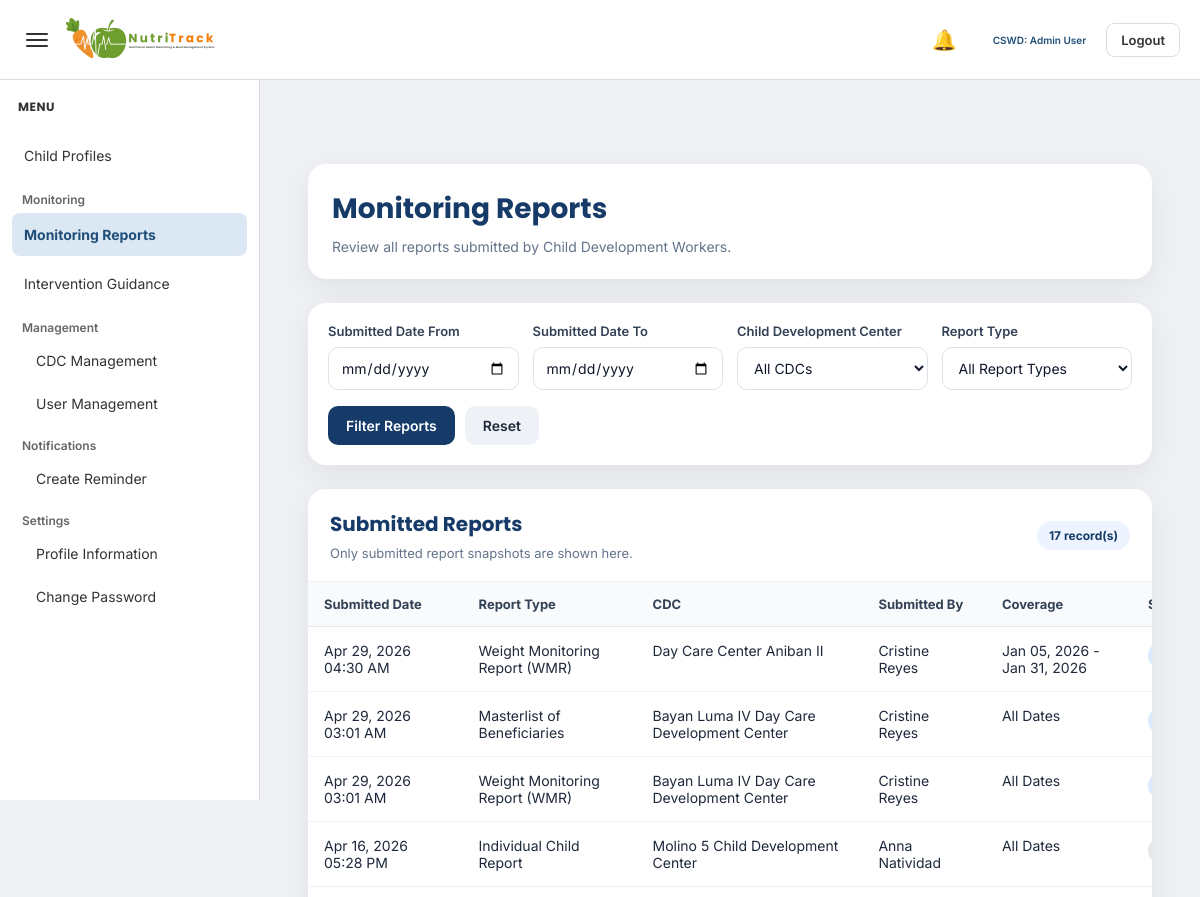
Page /admin/monitoring_reports.php (signed in, upper part) on the earlier database version.
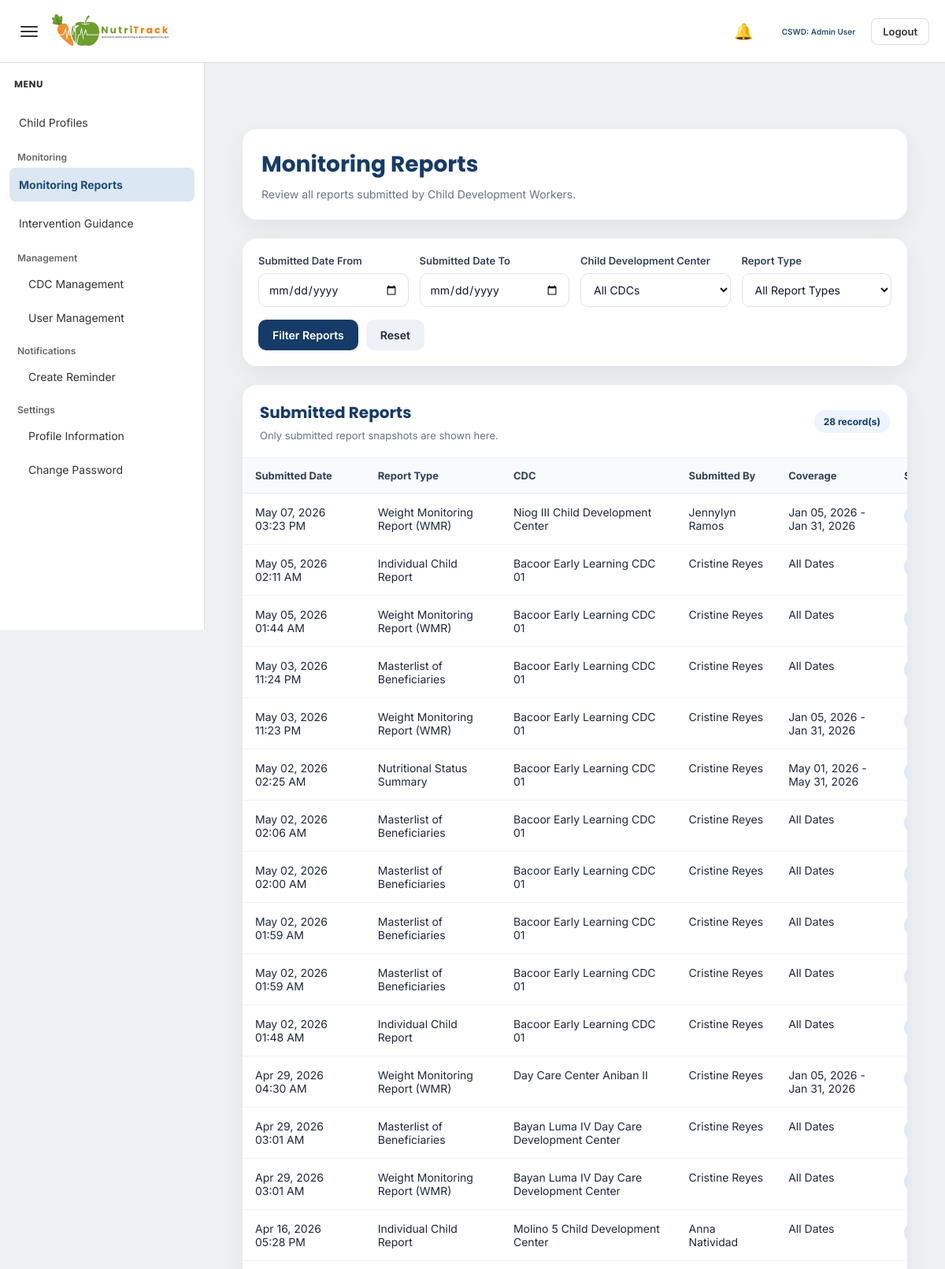
Same page on the later database version.
### tables this page shows
CREATE TABLE `submitted_reports` (
  `submitted_report_id` int(11) NOT NULL,
  `report_type` varchar(100) NOT NULL,
  `cdc_id` int(11) NOT NULL,
  `submitted_by` int(11) NOT NULL,
  `date_from` date DEFAULT NULL,
  `date_to` date DEFAULT NULL,
  `submitted_at` datetime NOT NULL DEFAULT current_timestamp(),
  `status` varchar(50) NOT NULL DEFAULT 'submitted',
  `report_payload` longtext NOT NULL
);

CREATE TABLE `cdc` (
  `cdc_id` int(11) NOT NULL,
  `cdc_name` varchar(100) DEFAULT NULL,
  `barangay` varchar(100) DEFAULT NULL,
  `address` text DEFAULT NULL,
  `status` varchar(20) DEFAULT 'Active',
  `created_at` timestamp NOT NULL DEFAULT current_timestamp()
);

### admin/monitoring_reports.php (the view, shortened to what this page needs)
<?php
include '../config/database.php';
function h($value)
{
    return htmlspecialchars((string)$value, ENT_QUOTES, 'UTF-8');
}
$date_from = isset($_GET['date_from']) ? trim($_GET['date_from']) : '';
$date_to = isset($_GET['date_to']) ? trim($_GET['date_to']) : '';
$report_type_options = [
    'masterlist' => 'Masterlist of Beneficiaries',
    'individual_child' => 'Individual Child Report',
    'feeding_attendance' => 'Feeding Attendance Report',
    'wmr' => 'Weight Monitoring Report (WMR)',
    'nutritional_status_summary' => 'Nutritional Status Summary',
    'terminal_report' => 'Terminal Report'
];
$sql = "
    SELECT
        sr.submitted_report_id,
        sr.report_type,
        sr.cdc_id,
        sr.submitted_by,
        sr.date_from,
        sr.date_to,
        sr.submitted_at,
        sr.status,
        c.cdc_name,
        c.barangay,
        CONCAT(
            COALESCE(u.first_name, ''),
            CASE
                WHEN u.first_name IS NOT NULL AND u.first_name != '' AND u.last_name IS NOT NULL AND u.last_name != '' THEN ' '
                ELSE ''
            END,
            COALESCE(u.last_name, '')
        ) AS submitted_by_name
    FROM submitted_reports sr
    INNER JOIN cdc c ON sr.cdc_id = c.cdc_id
    INNER JOIN users u ON sr.submitted_by = u.user_id
    WHERE 1=1
";
$sql .= " ORDER BY sr.submitted_at DESC, sr.submitted_report_id DESC ";
$stmt = mysqli_prepare($conn, $sql);
$report_rows = [];
$error_message = '';
if ($stmt) {
    mysqli_stmt_execute($stmt);
    $result = mysqli_stmt_get_result($stmt);
    if ($result) {
        while ($row = mysqli_fetch_assoc($result)) {
            $report_rows[] = $row;
        }
    } else {
        $error_message = 'Failed to load submitted reports.';
    }
} else {
    $error_message = 'Failed to prepare submitted reports query.';
}
?>
<!DOCTYPE html>
<html lang="en">
<head>
    <link rel="stylesheet" href="../assets/admin/admin-style.css">
</head>
<body>
<?php include '../includes/admin_topbar.php'; ?>
<?php include '../includes/admin_sidebar.php'; ?>
<div class="main-content" id="mainContent">
    <div class="reports-wrapper">
        <div class="reports-header-card">
            <div class="reports-header">
                <h1>Monitoring Reports</h1>
                <p>Review all reports submitted by Child Development Workers.</p>
            </div>
        </div>
        <div class="filter-card">
            <form method="GET" action="">
                <div class="filter-grid">
                    <div class="form-group">
                        <label for="date_from">Submitted Date From</label>
                        <input type="date" id="date_from" name="date_from" class="form-control" value="<?php echo h($date_from); ?>">
                    </div>
                    <div class="form-group">
                        <label for="date_to">Submitted Date To</label>
                        <input type="date" id="date_to" name="date_to" class="form-control" value="<?php echo h($date_to); ?>">
                    </div>
                    <div class="form-group">
                        <label for="cdc_id">Child Development Center</label>
                        <select id="cdc_id" name="cdc_id" class="form-control">
                            <option value="">All CDCs</option>
                        </select>
                    </div>
                    <div class="form-group">
                        <label for="report_type">Report Type</label>
                        <select id="report_type" name="report_type" class="form-control">
                            <option value="">All Report Types</option>
                        </select>
                    </div>
                </div>
                <div class="filter-actions">
                    <button type="submit" class="filter-btn primary">Filter Reports</button>
                    <a href="monitoring_reports.php" class="filter-btn secondary">Reset</a>
                </div>
            </form>
        </div>
        <div class="table-card">
            <div class="table-header">
                <div>
                    <h2>Submitted Reports</h2>
                    <p>Only submitted report snapshots are shown here.</p>
                </div>
                <div>
                    <span class="record-count"><?php echo count($report_rows); ?> record(s)</span>
                </div>
            </div>
            <?php if (empty($report_rows) && $error_message === ''): ?>
                <div class="empty-state">
                    <h3>No submitted reports found</h3>
                    <p>There are no matching submitted reports for the selected filters.</p>
                </div>
            <?php else: ?>
                <div class="table-wrap">
                    <table class="reports-table">
                        <thead>
                            <tr>
                                <th>Submitted Date</th>
                                <th>Report Type</th>
                                <th>CDC</th>
                                <th>Submitted By</th>
                                <th>Coverage</th>
                                <th>Status</th>
                            </tr>
                        </thead>
                        <tbody>
                            <?php foreach ($report_rows as $row): ?>
                                <?php
                                    $status = strtolower(trim((string)$row['status']));
                                    $status_class = 'status-default';
                                    if ($status === 'submitted') {
                                        $status_class = 'status-submitted';
                                    } elseif ($status === 'reviewed') {
                                        $status_class = 'status-reviewed';
                                    } elseif ($status === 'approved') {
                                        $status_class = 'status-approved';
                                    } elseif ($status === 'returned') {
                                        $status_class = 'status-returned';
                                    }
                                    $coverage_text = 'All Dates';
                                    if (!empty($row['date_from']) && !empty($row['date_to'])) {
                                        $coverage_text = date('M d, Y', strtotime($row['date_from'])) . ' - ' . date('M d, Y', strtotime($row['date_to']));
                                    } elseif (!empty($row['date_from'])) {
                                        $coverage_text = 'From ' . date('M d, Y', strtotime($row['date_from']));
                                    } elseif (!empty($row['date_to'])) {
                                        $coverage_text = 'Up to ' . date('M d, Y', strtotime($row['date_to']));
                                    }
                                    $display_report_type = isset($report_type_options[$row['report_type']])
                                        ? $report_type_options[$row['report_type']]
                                        : ucwords(str_replace('_', ' ', $row['report_type']));
                                ?>
                                <tr>
                                    <td><?php echo h(date('M d, Y h:i A', strtotime($row['submitted_at']))); ?></td>
                                    <td><?php echo h($display_report_type); ?></td>
                                    <td><?php echo h($row['cdc_name']); ?></td>
                                    <td><?php echo h($row['submitted_by_name']); ?></td>
                                    <td><?php echo h($coverage_text); ?></td>
                                    <td>
                                        <span class="status-badge <?php echo h($status_class); ?>">
                                        </span>
                                    </td>
                                </tr>
                            <?php endforeach; ?>
                        </tbody>
                    </table>
                </div>
            <?php endif; ?>
        </div>
    </div>
</div>
</body>
</html>

### includes/admin_topbar.php (shortened to what this page needs)
<?php
$admin_full_name = 'Admin User';
if (isset($_SESSION['first_name']) || isset($_SESSION['last_name'])) {
    $first_name = isset($_SESSION['first_name']) ? trim($_SESSION['first_name']) : '';
    $last_name  = isset($_SESSION['last_name']) ? trim($_SESSION['last_name']) : '';
    $full_name  = trim($first_name . ' ' . $last_name);
    if (!empty($full_name)) {
        $admin_full_name = $full_name;
    }
}
?>
<div class="topbar">
    <div class="topbar-left">
        <button class="menu-toggle" id="menuToggle" type="button" aria-label="Toggle Menu">
            <span></span>
            <span></span>
            <span></span>
        </button>
        <a href="dashboard.php" class="topbar-logo-link">
            <img src="../NUTRITRACK-LOGO.png" alt="NutriTrack Logo" class="topbar-logo">
        </a>
    </div>
    <div class="topbar-right">
        <div class="topbar-notification" id="adminNotificationWrapper">
            <button class="notif-btn" id="adminNotifToggle" type="button" aria-label="View Notifications">
                <span class="notif-bell">&#128276;</span>
            </button>
        </div>
        <span class="user-text">CSWD: <?php echo htmlspecialchars($admin_full_name); ?></span>
        <a href="../logout.php" class="logout-btn">Logout</a>
    </div>
</div>

### includes/admin_sidebar.php (shortened to what this page needs)
<?php $current_page = basename($_SERVER['PHP_SELF']); ?>
<div class="sidebar" id="sidebar">
    <div class="sidebar-header">
        <h2>MENU</h2>
    </div>
    <div class="sidebar-section">
        <a href="child_records.php"
           class="sidebar-link <?php echo in_array($current_page, ['child_records.php','view_child.php','edit_child.php','add_child.php']) ? 'active' : ''; ?>">
           Child Profiles
        </a>
        <div class="sidebar-title">Monitoring</div>
        <a href="monitoring_reports.php"
           class="sidebar-link <?php echo in_array($current_page, ['monitoring_reports.php','wmr_report.php','individual_child_report.php','feeding_attendance_report.php','nutritional_status_summary.php','terminal_report.php']) ? 'active' : ''; ?>">
           Monitoring Reports
        </a>
        <a href="intervention_guidance.php"
           class="sidebar-link <?php echo in_array($current_page, ['intervention_guidance.php']) ? 'active' : ''; ?>">
           Intervention Guidance
        </a>
        <div class="sidebar-title">Management</div>
        <a href="add_cdc.php"
           class="sidebar-sublink <?php echo in_array($current_page, ['add_cdc.php','edit_cdc.php']) ? 'active' : ''; ?>">
           CDC Management
        </a>
        <a href="add_user.php"
           class="sidebar-sublink <?php echo in_array($current_page, ['add_user.php','edit_user.php']) ? 'active' : ''; ?>">
           User Management
        </a>
        <div class="sidebar-title">Notifications</div>
        <a href="create_reminder.php"
           class="sidebar-sublink <?php echo in_array($current_page, ['create_reminder.php']) ? 'active' : ''; ?>">
           Create Reminder
        </a>
        <div class="sidebar-title">Settings</div>
        <a href="settings.php"
           class="sidebar-sublink <?php echo in_array($current_page, ['settings.php']) ? 'active' : ''; ?>">
           Profile Information
        </a>
        <a href="change_password.php"
           class="sidebar-sublink <?php echo in_array($current_page, ['change_password.php']) ? 'active' : ''; ?>">
           Change Password
        </a>
    </div>
</div>

### assets/admin/admin-style.css (style rules this page uses)
* { box-sizing:border-box; margin:0; padding:0; }
:root { --page-bg:#eef0f3; --card-bg:#ffffff; --text-color:#333333; --muted-text:#666666; --border-color:#dcdcdc; --input-bg:#ffffff; --input-border:#cfcfcf; --readonly-bg:#f5f5f5; --hover-bg:#edf3f8; --active-bg:#dbe7f3; --accent:#1F4E79; --secondary:#2E7D32; --alert:#C0392B; --warning:#E67E22; --table-head:#f7f7f7; --blue-soft:#cfdff1; --green-soft:#dce6da; --red-soft:#eadcdc; --orange-soft:#f4e2d3; }
body { background:var(--page-bg); font-family:'Inter', sans-serif; color:var(--text-color); }
a { text-decoration:none; }
.topbar { position:fixed; top:0; left:0; width:100%; height:80px; background:var(--card-bg); border-bottom:1px solid var(--border-color); display:flex; align-items:center; justify-content:space-between; padding:0 20px; z-index:1100; }
.topbar-left { display:flex; align-items:center; gap:12px; }
.menu-toggle { border:none; background:transparent; display:flex; flex-direction:column; gap:4px; cursor:pointer; padding:6px; }
.menu-toggle span { width:22px; height:2px; background:var(--text-color); border-radius:2px; }
.topbar-logo { height:50px; width:auto; display:block; }
.topbar-right { display:flex; align-items:center; gap:20px; }
.user-text { font-size:10px; font-weight:600; color:var(--accent); }
.logout-btn { padding:8px 14px; border:1px solid var(--border-color); border-radius:8px; background:var(--card-bg); font-size:13px; font-weight:600; color:var(--text-color); }
.sidebar { position:fixed; top:80px; left:0; width:260px; height:calc(100vh - 80px); background:var(--card-bg); border-right:1px solid var(--border-color); overflow-y:auto; z-index:1050; transition:transform 0.25s ease; }
.sidebar-header { padding:18px; }
.sidebar-header h2 { font-family:'Poppins', sans-serif; font-size:12px; font-weight:700; color:var(--text-color); letter-spacing:0.5px; }
.sidebar-section { padding:0 12px 20px; }
.sidebar-link { display:block; padding:12px; margin-bottom:6px; border-radius:8px; font-size:14px; color:var(--text-color); line-height:1.4; }
.sidebar-link.active, .sidebar-sublink.active { background: var(--active-bg); color: var(--accent); font-weight: 700; }
.main-content { margin-left:260px; padding:140px 24px 24px; transition:margin-left 0.25s ease; }
.sidebar-title { font-size:12px; font-weight:700; color:#555; margin:14px 10px 6px; }
.sidebar-sublink { display:block; padding:10px 12px; margin-left:12px; margin-bottom:4px; border-radius:8px; font-size:14px; font-weight:400; color:var(--text-color); line-height:1.4; }
.sidebar-title { font-size:12px; font-weight:600; color:#666; margin:14px 10px 6px; }
.topbar-notification { position: relative; display: flex; align-items: center; }
.notif-btn { position: relative; border: none; background: transparent; cursor: pointer; color: #ffffff; font-size: 20px; display: flex; align-items: center; justify-content: center; margin-right: 16px; padding: 0; }
.notif-bell { line-height: 1; display: inline-block; }

Differences in the rows shown:
added submitted_reports: submitted_at "May 07, 2026 03:23 PM", report_type "Weight Monitoring Report (WMR)", cdc.cdc_name "Niog III Child Development Center", submitted_by_name "Jennylyn Ramos", coverage_text "Jan 05, 2026 - Jan 31, 2026"
added submitted_reports: submitted_at "May 05, 2026 02:11 AM", report_type "Individual Child Report", cdc.cdc_name "Bacoor Early Learning CDC 01", submitted_by_name "Cristine Reyes", coverage_text "All Dates"
added submitted_reports: submitted_at "May 05, 2026 01:44 AM", report_type "Weight Monitoring Report (WMR)", cdc.cdc_name "Bacoor Early Learning CDC 01", submitted_by_name "Cristine Reyes", coverage_text "All Dates"
added submitted_reports: submitted_at "May 03, 2026 11:24 PM", report_type "Masterlist of Beneficiaries", cdc.cdc_name "Bacoor Early Learning CDC 01", submitted_by_name "Cristine Reyes", coverage_text "All Dates"
added submitted_reports: submitted_at "May 03, 2026 11:23 PM", report_type "Weight Monitoring Report (WMR)", cdc.cdc_name "Bacoor Early Learning CDC 01", submitted_by_name "Cristine Reyes", coverage_text "Jan 05, 2026 - Jan 31, 2026"
added submitted_reports: submitted_at "May 02, 2026 02:25 AM", report_type "Nutritional Status Summary", cdc.cdc_name "Bacoor Early Learning CDC 01", submitted_by_name "Cristine Reyes", coverage_text "May 01, 2026 - May 31, 2026"
added submitted_reports: submitted_at "May 02, 2026 02:06 AM", report_type "Masterlist of Beneficiaries", cdc.cdc_name "Bacoor Early Learning CDC 01", submitted_by_name "Cristine Reyes", coverage_text "All Dates"
added submitted_reports: submitted_at "May 02, 2026 02:00 AM", report_type "Masterlist of Beneficiaries", cdc.cdc_name "Bacoor Early Learning CDC 01", submitted_by_name "Cristine Reyes", coverage_text "All Dates"
added submitted_reports: submitted_at "May 02, 2026 01:59 AM", report_type "Masterlist of Beneficiaries", cdc.cdc_name "Bacoor Early Learning CDC 01", submitted_by_name "Cristine Reyes", coverage_text "All Dates"
added submitted_reports: submitted_at "May 02, 2026 01:59 AM", report_type "Masterlist of Beneficiaries", cdc.cdc_name "Bacoor Early Learning CDC 01", submitted_by_name "Cristine Reyes", coverage_text "All Dates"
added submitted_reports: submitted_at "May 02, 2026 01:48 AM", report_type "Individual Child Report", cdc.cdc_name "Bacoor Early Learning CDC 01", submitted_by_name "Cristine Reyes", coverage_text "All Dates"
Other differences:
count($report_rows): "17" → "28"
